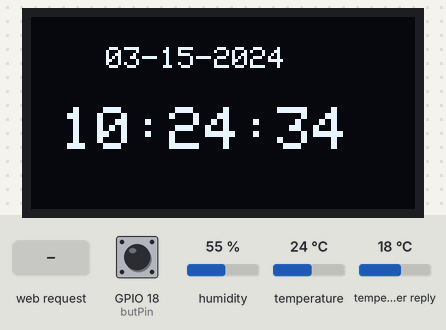
The sketch below on a simulated ESP32. Parts: 128×64 one-colour display. Inputs (shaded band) come from the test bench; at power-on: GPIO 18 (butPin) HIGH, humidity 55 %, temperature 24 °C, temperature in the weather reply 18 °C. WiFi joins after 1.5 s; servers stay silent unless stated; the local clock reads 2024-03-15 10:24:30 at power-on unless the sketch sets it; web services answer with replies made up by the test bench; what the sketch prints to the serial monitor is not drawn.

Above: at 4.9 s.
5.0 s: GPIO 18 (butPin) pulled LOW for 0.15 s
At 5.8 s:
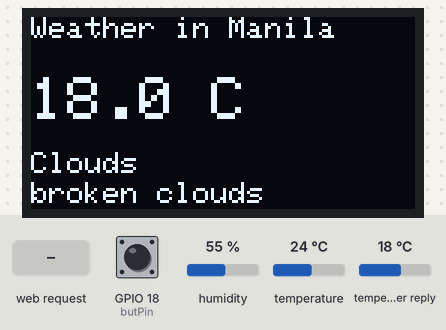
6.6 s: HTTP request GET /next received
At 6.9 s:
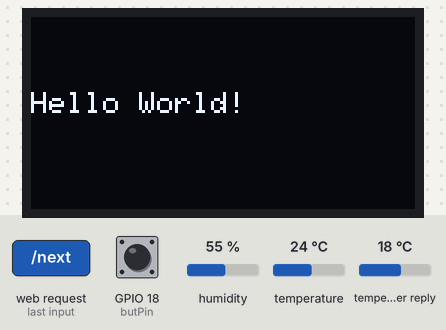
8.1 s: HTTP request GET /next?msg=1 received
At 8.6 s:
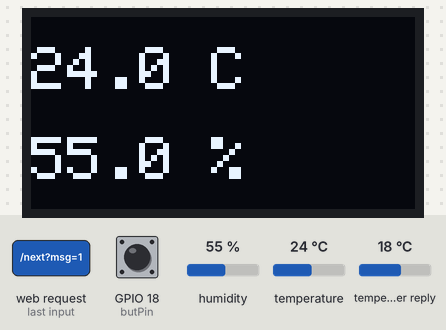
9.6 s: humidity set to 22 %
At 11.2 s:
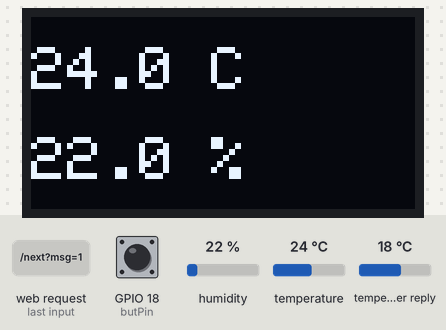
11.6 s: temperature set to 12 °C
At 12.7 s:
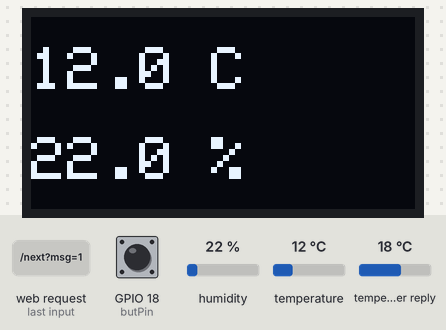
13.7 s: GPIO 18 (butPin) pulled LOW for 1 s
At 16.8 s:
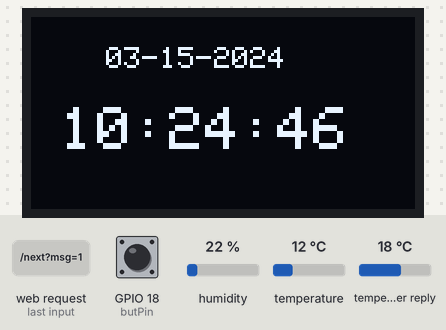
Timing chart, 0 to 17.5 s (numbered marks = the images above; inputs shaded):
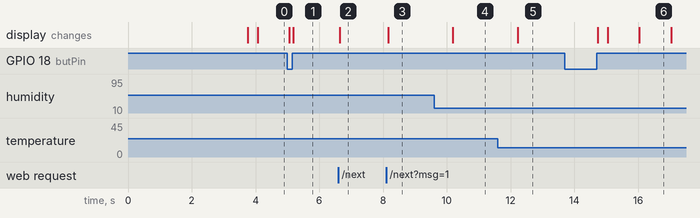

The sketch:

Project15-MultiModeIOTHub.ino
```cpp
#include <WiFi.h>
#include <WebServer.h>
#include <HTTPClient.h>
#include <ArduinoJson.h>
#include <DHT.h>
#include <Adafruit_GFX.h>
#include <Adafruit_SSD1306.h>
  #define SCREEN_WIDTH 128
  #define SCREEN_HEIGHT 64
  #define OLED_RESET -1

Adafruit_SSD1306 display (SCREEN_WIDTH, SCREEN_HEIGHT, &Wire, OLED_RESET);
WebServer server(80);

//put your wifi name and password
const char* ssid = "yourWifiName";
const char* password = "yourPassword";
const char* apiKey = "yourAPIKey"; // from OpenWeatherMap api keys
const char* city = "Manila"; // put your city, this is just an example
const char* countryCode = "PH"; // put your country code ^^

//put your button/dht pin
//OLED PINS -- SDA=21, SCL= 22
DHT dht(15, DHT11);
int butPin = 18;
int butOld;
int butNew;

int mode = 1;
unsigned long lastUpdate = 0;
String mainWeather;
String weatherDesc;
float tempC = 0.0;
String message = "Hello World!";

void connectWifi () {
   WiFi.begin(ssid, password);
  Serial.print("Connecting to WiFi");
  while (WiFi.status() != WL_CONNECTED) {
    delay(500);
    Serial.print(".");
  }
  Serial.println("\nConnected");
  Serial.print("IP address: ");
  Serial.println(WiFi.localIP());
}

void sendHtml() {
  String html = "<!DOCTYPE html><html><head><meta charset='UTF-8'>";
  html += "<title>ESP32 IOT Terminal</title>";
  html += "<style>";
  html += "body{font-family:Arial;text-align:center;margin-top:40px;}";
  html += "input,button{padding:10px;margin:5px;font-size:16px;}";
  html += "div{margin:10px;font-size:18px;}";
  html += "</style></head><body>";

  html += "<h2>Multi-Mode IOT Terminal</h2>";

  html += "<div>Temperature: <span id='t'>--</span> &deg;C</div>";
  html += "<div>Humidity: <span id='h'>--</span> %</div>";
  html += "<div>Mode: <b id='mode'>--</b></div>";

  html += "<p><a href='/refresh'><button>REFRESH WEATHER</button></a>";
  html += "<a href='/next'><button>NEXT MODE</button></a></p>";

  html += "<h3>Send a Message to the OLED</h3>";
  html += "<form action='/display' method='get'>";
  html += "<input type='text' name='msg' placeholder='Enter Message' style='width:60%;'>";
  html += "<input type='submit' value='Send'>";
  html += "</form>";
  html += "<p>Current Message: <b>" + String(message) + "</b></p>";

  html += "<script>";
  html += "async function update(){";
  html += "  try{";
  html += "    const r = await fetch('/data');";
  html += "    const j = await r.json();";
  html += "    document.getElementById('t').textContent = j.temp;";
  html += "    document.getElementById('h').textContent = j.hum;";
  html += "    document.getElementById('mode').textContent = j.mode;";
  html += "  }catch(e){ console.log('error',e); }";
  html += "}";
  html += "update();";
  html += "setInterval(update,500);";
  html += "</script>";

  html += "</body></html>";

  server.send(200, "text/html", html);
}

// send data without refreshing using a bit of java script
void sendData() {
  float t = dht.readTemperature(); // write true inside parenthesis and change signs for fahrenheit
  float h = dht.readHumidity();
  //isnan = no reading (null)
  if (isnan(t) || isnan(h)) {
    Serial.println ("Failed to read from DHT sensor :(");
    t = 0;
    h = 0;
  }
  String json = "{";
  json += "\"temp\":" + String(t,1) + ",";
  json += "\"hum\":"  + String(h,1) + ",";
  json += "\"mode\":" + String(mode);
  json += "}";
  server.send(200, "application/json", json);
}

void getTime () {
  configTime(8 * 3600, 0, "pool.ntp.org", "time.nist.gov"); //adjust for your timezone, mine is +8 so
  Serial.println("Syncing time using NTP..");
  delay(2000);
  struct tm timeinfo;

  if (!getLocalTime(&timeinfo)) {
    Serial.println("Failed to obtain time");
    return;
  }
  Serial.println("Time synced");
}

void getWeather () {
  if (WiFi.status() != WL_CONNECTED) return;

  HTTPClient http;
  String url = "http://api.openweathermap.org/data/2.5/weather?q=" + String(city) + "," + String(countryCode) + "&appid=" + String(apiKey) + "&units=metric";
  http.begin(url);
  int httpCode = http.GET();

  if (httpCode == 200) {
   String payload = http.getString();
   DynamicJsonDocument doc(1024);
   deserializeJson(doc, payload);

   tempC = doc["main"]["temp"];
   mainWeather = doc ["weather"][0]["main"].as<String>();
   weatherDesc = doc ["weather"][0]["description"].as<String>();

   Serial.println ("Updated weather! " + mainWeather + "(" + String(tempC) +"C)");
  }
  else {Serial.println("Failed to connect to weather data. Code: " + String (httpCode));}
}

void getMessage() {
  if (server.hasArg("msg")) {
    message = server.arg("msg");
    Serial.print("New Message: ");
    Serial.println(message);
  }
  server.sendHeader("Location", "/");
  server.send(303);
}

void showWeather () {
  display.clearDisplay();
  display.setTextSize(1);
  display.setTextColor(SSD1306_WHITE);

  display.setCursor(0, 0);
  display.println("Weather in " + String(city));
  display.setTextSize(2);

  display.setCursor(0, 20);
  display.print(tempC, 1);
  display.println(" C");
  display.setTextSize(1);

  display.setCursor(0, 45);
  display.println(mainWeather);
  display.setCursor(0, 55);
  display.println(weatherDesc);
  display.display();
}

void showClock () {
  struct tm timeinfo;
  if (!getLocalTime(&timeinfo)) return;

  char timeStr[9];
  char dateStr[11];
  strftime(timeStr, sizeof(timeStr), "%H:%M:%S", &timeinfo);
  strftime(dateStr, sizeof(dateStr), "%m-%d-%Y", &timeinfo);

  display.clearDisplay();
  display.setTextColor(SSD1306_WHITE);
  display.setTextSize(1);
  display.setCursor(25, 10);
  display.println(dateStr);

  display.setTextSize(2);
  display.setCursor(10, 30);
  display.println(timeStr);
  display.display();
}

void showMessage () {
  display.clearDisplay();
  display.setTextSize(1);
  display.setTextColor(SSD1306_WHITE);
  display.setCursor(0, 25);
  display.println(message);
  display.display();
}

void showDHT () {
  float t = dht.readTemperature();
  float h = dht.readHumidity();
  display.clearDisplay();
  display.setTextSize(1);
  display.setTextColor(SSD1306_WHITE);

  display.setCursor(0, 10);
  display.setTextSize(2);
  display.print(t, 1);
  display.println(" C");

  display.setCursor(0, 40);
  display.setTextSize(2);
  display.print(h, 1);
  display.println(" %");
  display.display();
}

void ifNext () {
  mode++;
  if (mode>4) {mode = 1;}
  server.sendHeader("Location", "/");
  server.send(303);
}

void ifRefresh () {
  getWeather();
  lastUpdate = millis();
  server.sendHeader("Location", "/");
  server.send(303);
}

void ifButton () {
    butNew = digitalRead(butPin);
  if (butOld == 0 && butNew == 1) {
   mode++;
   if (mode>4) {mode = 1;}
  }
  butOld = butNew;
}

void setup() {
  // put your setup code here, to run once:
  Serial.begin(115200);
  dht.begin();

  pinMode (butPin, INPUT_PULLUP);
  digitalWrite (butPin, HIGH);
  butOld = digitalRead (butPin);

 if (!display.begin(SSD1306_SWITCHCAPVCC, 0x3C)) {
  Serial.println("OLED initialization failed!");
  for (;;);
 }

 connectWifi();
  // webserver routes
  server.on("/", sendHtml);
  server.on("/data", sendData);
  server.on("/next", ifNext);
  server.on("/refresh", ifRefresh);
  server.on("/display", getMessage);
  server.begin();

 getTime();
 getWeather();
}

void loop() {
  // put your main code here, to run repeatedly:
  server.handleClient();
  ifButton();

  switch (mode) {
    case 1: showClock(); break;
    case 2: showWeather(); break;
    case 3: showMessage(); break;
    case 4: showDHT(); break;
  }
}
```

Measured:
- after the input at 5.0 s, the display: first differs from a run without the input after 0.18 s (image 1)
- after the input at 6.6 s, the display: changes after 0.05 s (image 2)
- after the input at 8.1 s, the display: changes after 0.06 s (image 3)
- after the input at 9.6 s, the display: changes after 0.59 s (image 4)
- after the input at 11.6 s, the display: changes after 0.62 s (image 5)
- after the input at 13.7 s, the display: first changes after 1.0 s (image 6 shows a later state)
- what the display in image 6 shows lasts 1.0 s, from 16.0 s to 17.0 s
